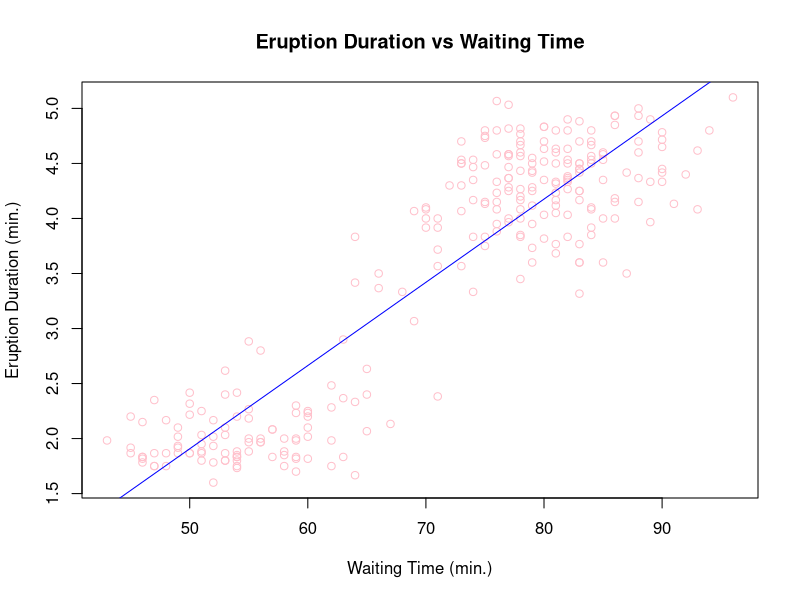
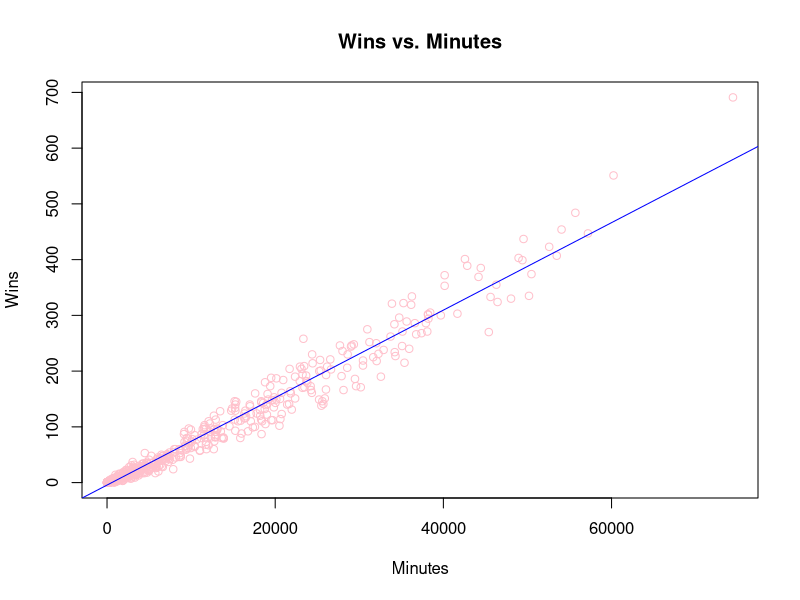
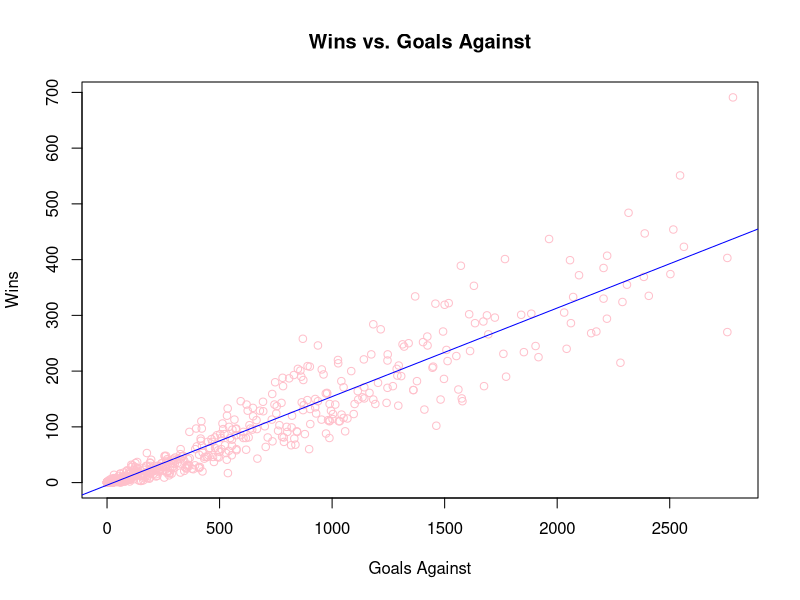
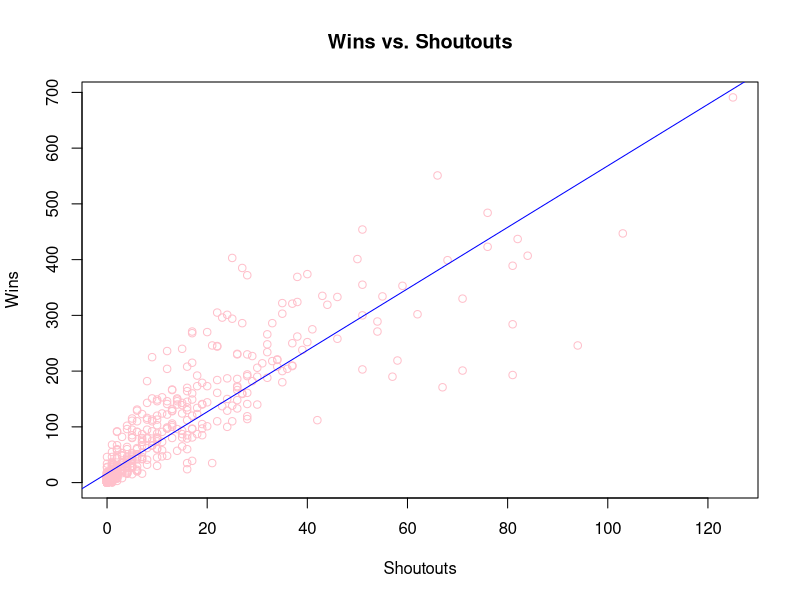

The R source for these figures, in order:
## ---- chunk 1
knitr::opts_chunk$set(echo = TRUE)
## ---- chunk 2
    lmErupt = lm(eruptions ~ waiting, data = faithful)
## ---- chunk 3
    waiting = faithful$waiting
    plot(faithful$waiting, faithful$eruptions, xlab = "Waiting Time (min.)", ylab = "Eruption Duration (min.)", col = "pink", main = "Eruption Duration vs Waiting Time")
    abline(lmErupt, col = "blue")
## ---- chunk 4
    unseen <- data.frame(waiting = 80)
    predict(lmErupt, newdata = unseen) 
## ---- chunk 5
    unseen <- data.frame(waiting = 120)
    predict(lmErupt, newdata = unseen) 
## ---- chunk 6
    summary(lmErupt)$sigma
## ---- chunk 7
    summary(lmErupt)$r.squared
## ---- chunk 8
    goalie = read.csv("goalies.csv")
## ---- chunk 9
    wins = goalie$W
    min = goalie$MIN

    winMin = lm(wins ~ min, data = goalie)
    summary(winMin)$r.squared
    plot(min, wins, xlab = "Minutes", ylab = "Wins", col = "pink", main = "Wins vs. Minutes")
    abline(winMin, col = "blue")

## ---- chunk 10
    wins = goalie$W
    GA = goalie$GA

    winGA = lm(wins ~ GA, data = goalie)
    summary(winGA)$r.squared
    plot(GA, wins, xlab = "Goals Against", ylab = "Wins", col = "pink", main = "Wins vs. Goals Against")
    abline(winGA, col = "blue")
## ---- chunk 11
    wins = goalie$W
    SO = goalie$SO

    winSO = lm(wins ~ SO, data = goalie)
    summary(winSO)$r.squared
    plot(SO, wins, xlab = "Shoutouts", ylab = "Wins", col = "pink", main = "Wins vs. Shoutouts")
    abline(winSO, col = "blue")
## ---- chunk 12
data(cats, package='MASS')
## ---- chunk 13
        model <- lm(Hwt ~ Bwt, data = cats)
        summary(model)
## ---- chunk 14
    confint(model, level = 0.99)
## ---- chunk 15
    confint(model, level = 0.90)
## ---- chunk 16
    new_data <- data.frame(Bwt = c(2.5, 3.0))
    predict(model, newdata = new_data, interval = "confidence", level = 0.95)

## ---- chunk 17
    new_data <- data.frame(Bwt = c(2.5, 4.0))
    predict(model, newdata = new_data, interval = "prediction", level = 0.95)
